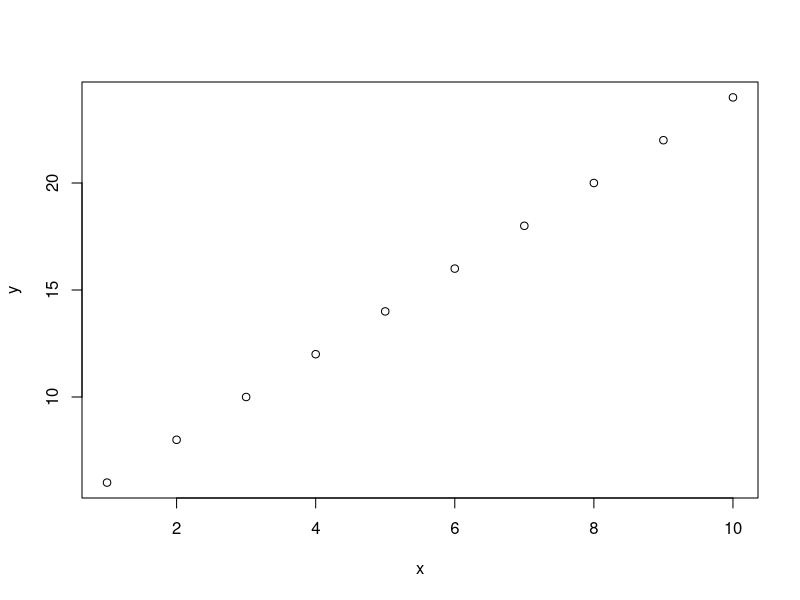

Generate this figure with R:
## ---- chunk 1
knitr::opts_chunk$set(echo = TRUE)
## ---- chunk 2
x <- seq(1:10)
y <- 2*x +4

plot(x, y)

